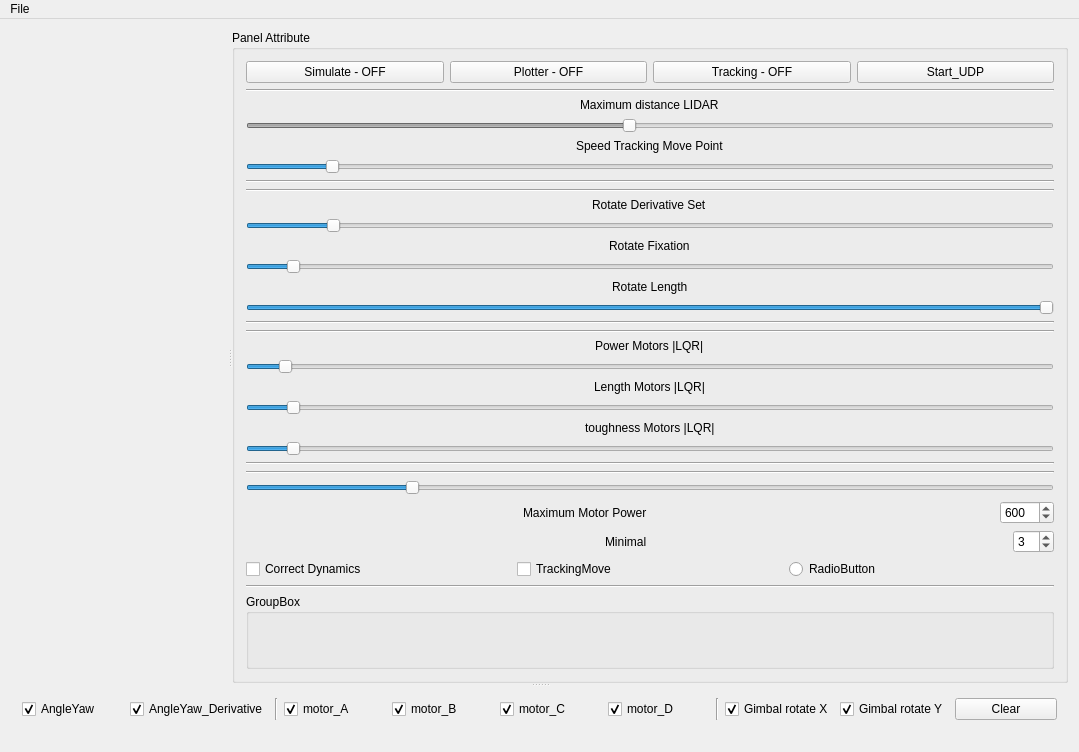
<?xml version="1.0" encoding="UTF-8"?>
<ui version="4.0">
 <class>MainWindow</class>
 <widget class="QMainWindow" name="MainWindow">
  <property name="geometry">
   <rect>
    <x>0</x>
    <y>0</y>
    <width>1079</width>
    <height>752</height>
   </rect>
  </property>
  <property name="windowTitle">
   <string>MainWindow</string>
  </property>
  <widget class="QWidget" name="centralWidget">
   <layout class="QGridLayout" name="gridLayout">
    <item row="0" column="0">
     <widget class="QSplitter" name="splitter_2">
      <property name="orientation">
       <enum>Qt::Vertical</enum>
      </property>
      <widget class="QSplitter" name="splitter">
       <property name="sizePolicy">
        <sizepolicy hsizetype="MinimumExpanding" vsizetype="MinimumExpanding">
         <horstretch>0</horstretch>
         <verstretch>0</verstretch>
        </sizepolicy>
       </property>
       <property name="orientation">
        <enum>Qt::Horizontal</enum>
       </property>
       <widget class="GLWidget" name="widget" native="true"/>
       <widget class="QGroupBox" name="groupBox">
        <property name="maximumSize">
         <size>
          <width>859</width>
          <height>16777215</height>
         </size>
        </property>
        <property name="title">
         <string>Panel Attribute</string>
        </property>
        <layout class="QGridLayout" name="gridLayout_2">
         <item row="0" column="0">
          <layout class="QVBoxLayout" name="verticalLayout">
           <item>
            <layout class="QHBoxLayout" name="horizontalLayout">
             <item alignment="Qt::AlignTop">
              <widget class="QPushButton" name="pushButton_simulate">
               <property name="text">
                <string>Simulate - OFF</string>
               </property>
              </widget>
             </item>
             <item alignment="Qt::AlignTop">
              <widget class="QPushButton" name="pushButton_Timer">
               <property name="text">
                <string>Plotter - OFF</string>
               </property>
              </widget>
             </item>
             <item alignment="Qt::AlignTop">
              <widget class="QPushButton" name="pushButton_LQR">
               <property name="text">
                <string>Tracking - OFF</string>
               </property>
              </widget>
             </item>
             <item>
              <widget class="QPushButton" name="pushButton_StartUDP">
               <property name="text">
                <string>Start_UDP</string>
               </property>
              </widget>
             </item>
            </layout>
           </item>
           <item>
            <widget class="Line" name="line_9">
             <property name="orientation">
              <enum>Qt::Horizontal</enum>
             </property>
            </widget>
           </item>
           <item alignment="Qt::AlignHCenter">
            <widget class="QLabel" name="label_10">
             <property name="text">
              <string>Maximum distance LIDAR</string>
             </property>
            </widget>
           </item>
           <item>
            <widget class="QSlider" name="horizontalSlider_MAX_DISTANCE_LIDAR">
             <property name="enabled">
              <bool>false</bool>
             </property>
             <property name="minimum">
              <number>5</number>
             </property>
             <property name="maximum">
              <number>100</number>
             </property>
             <property name="value">
              <number>50</number>
             </property>
             <property name="orientation">
              <enum>Qt::Horizontal</enum>
             </property>
            </widget>
           </item>
           <item alignment="Qt::AlignHCenter">
            <widget class="QLabel" name="label">
             <property name="text">
              <string>Speed Tracking Move Point</string>
             </property>
            </widget>
           </item>
           <item>
            <widget class="QSlider" name="horizontalSlider_speedPoint">
             <property name="maximum">
              <number>10</number>
             </property>
             <property name="value">
              <number>1</number>
             </property>
             <property name="orientation">
              <enum>Qt::Horizontal</enum>
             </property>
            </widget>
           </item>
           <item>
            <widget class="Line" name="line_5">
             <property name="orientation">
              <enum>Qt::Horizontal</enum>
             </property>
            </widget>
           </item>
           <item>
            <widget class="Line" name="line_6">
             <property name="orientation">
              <enum>Qt::Horizontal</enum>
             </property>
            </widget>
           </item>
           <item alignment="Qt::AlignHCenter">
            <widget class="QLabel" name="label_2">
             <property name="text">
              <string>Rotate Derivative Set</string>
             </property>
            </widget>
           </item>
           <item>
            <widget class="QSlider" name="horizontalSlider_RotDev">
             <property name="value">
              <number>10</number>
             </property>
             <property name="orientation">
              <enum>Qt::Horizontal</enum>
             </property>
            </widget>
           </item>
           <item alignment="Qt::AlignHCenter">
            <widget class="QLabel" name="label_3">
             <property name="text">
              <string>Rotate Fixation</string>
             </property>
            </widget>
           </item>
           <item>
            <widget class="QSlider" name="horizontalSlider_RotFix">
             <property name="value">
              <number>5</number>
             </property>
             <property name="orientation">
              <enum>Qt::Horizontal</enum>
             </property>
            </widget>
           </item>
           <item alignment="Qt::AlignHCenter">
            <widget class="QLabel" name="label_4">
             <property name="text">
              <string>Rotate Length</string>
             </property>
            </widget>
           </item>
           <item>
            <widget class="QSlider" name="horizontalSlider_RotLen">
             <property name="value">
              <number>99</number>
             </property>
             <property name="orientation">
              <enum>Qt::Horizontal</enum>
             </property>
            </widget>
           </item>
           <item>
            <widget class="Line" name="line_2">
             <property name="orientation">
              <enum>Qt::Horizontal</enum>
             </property>
            </widget>
           </item>
           <item>
            <widget class="Line" name="line_3">
             <property name="orientation">
              <enum>Qt::Horizontal</enum>
             </property>
            </widget>
           </item>
           <item alignment="Qt::AlignHCenter">
            <widget class="QLabel" name="label_5">
             <property name="text">
              <string>Power Motors |LQR|</string>
             </property>
            </widget>
           </item>
           <item>
            <widget class="QSlider" name="horizontalSlider_Deverative0">
             <property name="value">
              <number>4</number>
             </property>
             <property name="orientation">
              <enum>Qt::Horizontal</enum>
             </property>
            </widget>
           </item>
           <item alignment="Qt::AlignHCenter">
            <widget class="QLabel" name="label_6">
             <property name="text">
              <string>Length Motors |LQR|</string>
             </property>
            </widget>
           </item>
           <item>
            <widget class="QSlider" name="horizontalSlider_Deverative1">
             <property name="value">
              <number>5</number>
             </property>
             <property name="orientation">
              <enum>Qt::Horizontal</enum>
             </property>
            </widget>
           </item>
           <item alignment="Qt::AlignHCenter">
            <widget class="QLabel" name="label_7">
             <property name="text">
              <string>toughness Motors |LQR|</string>
             </property>
            </widget>
           </item>
           <item>
            <widget class="QSlider" name="horizontalSlider_Deverative2">
             <property name="value">
              <number>5</number>
             </property>
             <property name="orientation">
              <enum>Qt::Horizontal</enum>
             </property>
            </widget>
           </item>
           <item>
            <widget class="Line" name="line_7">
             <property name="orientation">
              <enum>Qt::Horizontal</enum>
             </property>
            </widget>
           </item>
           <item>
            <widget class="Line" name="line_8">
             <property name="orientation">
              <enum>Qt::Horizontal</enum>
             </property>
            </widget>
           </item>
           <item>
            <widget class="QSlider" name="horizontalSlider_MaxLength">
             <property name="maximum">
              <number>500</number>
             </property>
             <property name="value">
              <number>100</number>
             </property>
             <property name="orientation">
              <enum>Qt::Horizontal</enum>
             </property>
            </widget>
           </item>
           <item>
            <layout class="QHBoxLayout" name="horizontalLayout_3">
             <item alignment="Qt::AlignRight">
              <widget class="QLabel" name="label_8">
               <property name="text">
                <string>Maximum Motor Power</string>
               </property>
              </widget>
             </item>
             <item alignment="Qt::AlignRight">
              <widget class="QSpinBox" name="spinBox_extrem_MIN_MAX">
               <property name="maximum">
                <number>1000</number>
               </property>
               <property name="value">
                <number>600</number>
               </property>
              </widget>
             </item>
            </layout>
           </item>
           <item>
            <layout class="QHBoxLayout" name="horizontalLayout_4">
             <item alignment="Qt::AlignRight">
              <widget class="QLabel" name="label_9">
               <property name="text">
                <string>Minimal</string>
               </property>
              </widget>
             </item>
             <item alignment="Qt::AlignRight">
              <widget class="QSpinBox" name="spinBox_Minimal">
               <property name="value">
                <number>3</number>
               </property>
              </widget>
             </item>
            </layout>
           </item>
           <item>
            <layout class="QHBoxLayout" name="horizontalLayout_5">
             <item>
              <widget class="QCheckBox" name="checkBox_isCorrectDynamic">
               <property name="text">
                <string>Correct Dynamics</string>
               </property>
              </widget>
             </item>
             <item>
              <widget class="QCheckBox" name="checkBox_TrackerMove">
               <property name="text">
                <string>TrackingMove</string>
               </property>
              </widget>
             </item>
             <item>
              <widget class="QRadioButton" name="radioButton">
               <property name="text">
                <string>RadioButton</string>
               </property>
              </widget>
             </item>
            </layout>
           </item>
           <item>
            <widget class="Line" name="line">
             <property name="orientation">
              <enum>Qt::Horizontal</enum>
             </property>
            </widget>
           </item>
          </layout>
         </item>
         <item row="1" column="0">
          <widget class="QGroupBox" name="groupBox_2">
           <property name="title">
            <string>GroupBox</string>
           </property>
          </widget>
         </item>
        </layout>
       </widget>
      </widget>
      <widget class="QWidget" name="layoutWidget">
       <layout class="QVBoxLayout" name="verticalLayout_2">
        <item>
         <layout class="QHBoxLayout" name="horizontalLayout_2">
          <item alignment="Qt::AlignLeft">
           <widget class="QCheckBox" name="checkBox_AngleYaw">
            <property name="text">
             <string>AngleYaw</string>
            </property>
            <property name="checked">
             <bool>true</bool>
            </property>
           </widget>
          </item>
          <item alignment="Qt::AlignLeft">
           <widget class="QCheckBox" name="checkBox_AngleYaw_Derivative">
            <property name="text">
             <string>AngleYaw_Derivative</string>
            </property>
            <property name="checked">
             <bool>true</bool>
            </property>
           </widget>
          </item>
          <item>
           <widget class="Line" name="line_4">
            <property name="orientation">
             <enum>Qt::Vertical</enum>
            </property>
           </widget>
          </item>
          <item alignment="Qt::AlignLeft">
           <widget class="QCheckBox" name="checkBox_motor_A">
            <property name="text">
             <string>motor_A</string>
            </property>
            <property name="checked">
             <bool>true</bool>
            </property>
           </widget>
          </item>
          <item alignment="Qt::AlignLeft">
           <widget class="QCheckBox" name="checkBox_motor_B">
            <property name="text">
             <string>motor_B</string>
            </property>
            <property name="checked">
             <bool>true</bool>
            </property>
           </widget>
          </item>
          <item alignment="Qt::AlignLeft">
           <widget class="QCheckBox" name="checkBox_motor_C">
            <property name="text">
             <string>motor_C</string>
            </property>
            <property name="checked">
             <bool>true</bool>
            </property>
           </widget>
          </item>
          <item alignment="Qt::AlignLeft">
           <widget class="QCheckBox" name="checkBox_motor_D">
            <property name="text">
             <string>motor_D</string>
            </property>
            <property name="checked">
             <bool>true</bool>
            </property>
           </widget>
          </item>
          <item>
           <widget class="Line" name="line_10">
            <property name="orientation">
             <enum>Qt::Vertical</enum>
            </property>
           </widget>
          </item>
          <item>
           <widget class="QCheckBox" name="checkBox_AngleGimbal_X">
            <property name="text">
             <string>Gimbal rotate X</string>
            </property>
            <property name="checked">
             <bool>true</bool>
            </property>
           </widget>
          </item>
          <item>
           <widget class="QCheckBox" name="checkBox_AngleGimbal_Y">
            <property name="text">
             <string>Gimbal rotate Y</string>
            </property>
            <property name="checked">
             <bool>true</bool>
            </property>
           </widget>
          </item>
          <item>
           <widget class="QPushButton" name="pushButton_Clear">
            <property name="text">
             <string>Clear</string>
            </property>
           </widget>
          </item>
         </layout>
        </item>
        <item>
         <widget class="QCustomPlot" name="widget_Plot" native="true">
          <property name="sizePolicy">
           <sizepolicy hsizetype="Minimum" vsizetype="Minimum">
            <horstretch>0</horstretch>
            <verstretch>0</verstretch>
           </sizepolicy>
          </property>
         </widget>
        </item>
       </layout>
      </widget>
     </widget>
    </item>
   </layout>
  </widget>
  <widget class="QMenuBar" name="menuBar">
   <property name="geometry">
    <rect>
     <x>0</x>
     <y>0</y>
     <width>1079</width>
     <height>22</height>
    </rect>
   </property>
   <widget class="QMenu" name="menuFile">
    <property name="title">
     <string>File</string>
    </property>
    <addaction name="actionsave_tracking"/>
    <addaction name="actionopen_tracking"/>
   </widget>
   <addaction name="menuFile"/>
  </widget>
  <action name="actionsave_tracking">
   <property name="text">
    <string>save tracking</string>
   </property>
  </action>
  <action name="actionopen_tracking">
   <property name="text">
    <string>open tracking</string>
   </property>
  </action>
 </widget>
 <layoutdefault spacing="6" margin="11"/>
 <customwidgets>
  <customwidget>
   <class>GLWidget</class>
   <extends>QWidget</extends>
   <header location="global">GLWidget.h</header>
   <container>1</container>
  </customwidget>
  <customwidget>
   <class>QCustomPlot</class>
   <extends>QWidget</extends>
   <header location="global">qcustomplot.h</header>
   <container>1</container>
  </customwidget>
 </customwidgets>
 <resources/>
 <connections/>
</ui>
